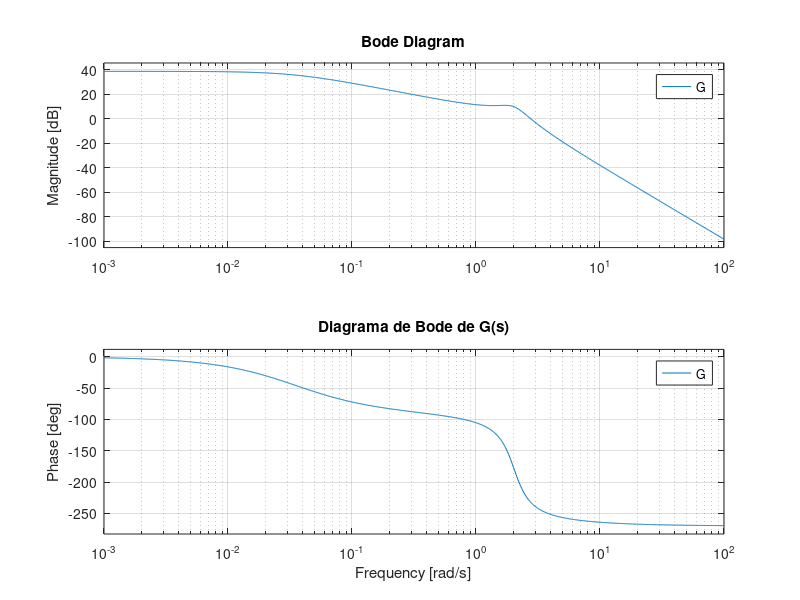
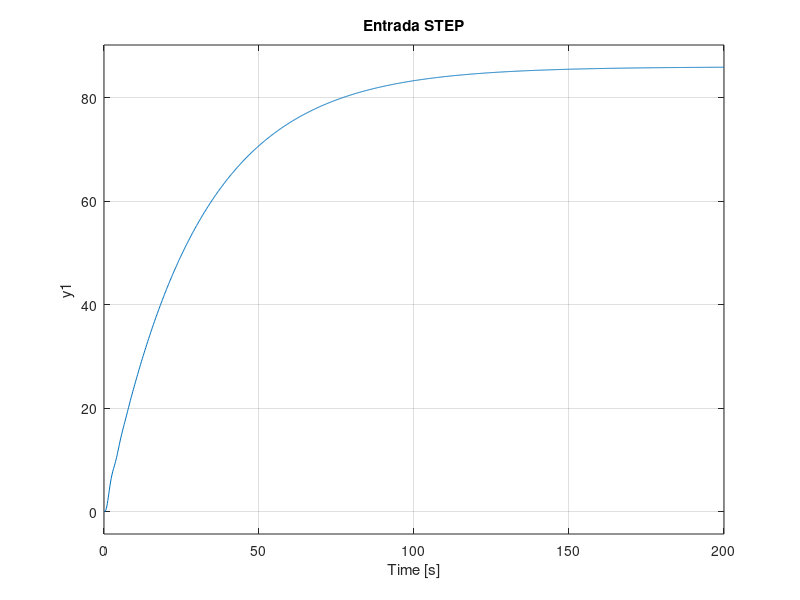

These charts were generated, in order, by the following MATLAB code:
clc
den = [7 7 29 1];  % s^3 + 9 s^2 + 30 s + 40
num = 86;
G= tf(num,den)

omega = 29;
s = 1j * omega;
Gjw = num / polyval(den, s);
magnitude = abs(Gjw);
phase_deg = angle(Gjw) * (180/pi);
fprintf('Magnitud en ω = %.2f rad/s: %.6f\n', omega, magnitude);
fprintf('Fase en ω = %.2f rad/s: %.2f grados\n', omega, phase_deg);

figure;bode(G);
grid on;
title('Diagrama de Bode de G(s)');

figure;step(G)
grid on;
title('Entrada STEP');
